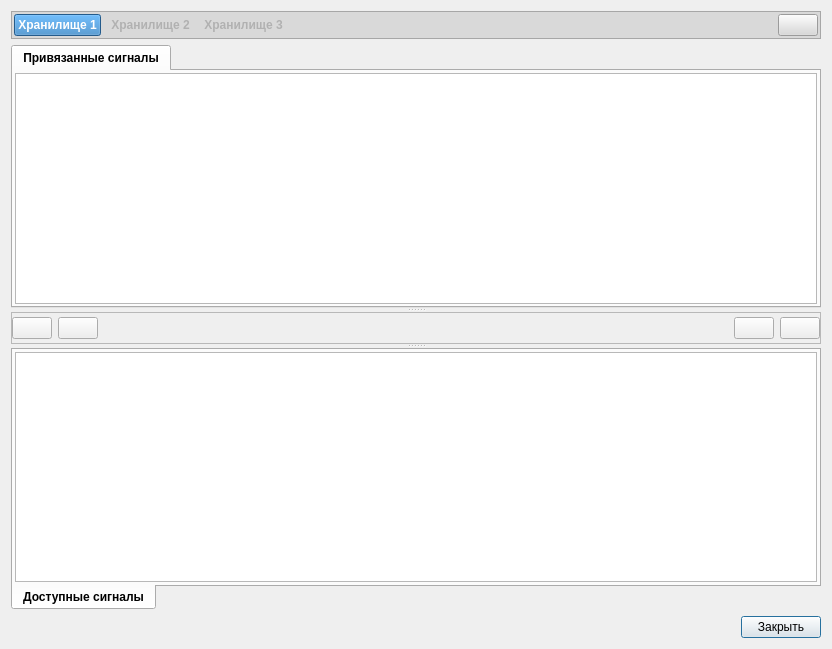
<?xml version="1.0" encoding="UTF-8"?>
<ui version="4.0">
 <class>SvStorageListDialog</class>
 <widget class="QDialog" name="SvStorageListDialog">
  <property name="geometry">
   <rect>
    <x>0</x>
    <y>0</y>
    <width>832</width>
    <height>649</height>
   </rect>
  </property>
  <property name="windowTitle">
   <string>Dialog</string>
  </property>
  <property name="windowIcon">
   <iconset resource="res.qrc">
    <normaloff>:/signals/icons/3systemconfigsamba_103331.ico</normaloff>:/signals/icons/3systemconfigsamba_103331.ico</iconset>
  </property>
  <layout class="QVBoxLayout" name="verticalLayout_2">
   <item>
    <widget class="QFrame" name="frameLabel">
     <property name="styleSheet">
      <string notr="true">background-color: rgb(217, 217, 217);</string>
     </property>
     <property name="frameShape">
      <enum>QFrame::StyledPanel</enum>
     </property>
     <property name="frameShadow">
      <enum>QFrame::Raised</enum>
     </property>
     <layout class="QHBoxLayout" name="horizontalLayout_4">
      <property name="leftMargin">
       <number>2</number>
      </property>
      <property name="topMargin">
       <number>2</number>
      </property>
      <property name="rightMargin">
       <number>2</number>
      </property>
      <property name="bottomMargin">
       <number>2</number>
      </property>
      <item>
       <widget class="QPushButton" name="bnStorage0">
        <property name="font">
         <font>
          <weight>75</weight>
          <bold>true</bold>
         </font>
        </property>
        <property name="styleSheet">
         <string notr="true">color: rgb(255, 255, 255);
background-color: rgb(51, 128, 194);</string>
        </property>
        <property name="text">
         <string>Хранилище 1</string>
        </property>
        <property name="checked">
         <bool>false</bool>
        </property>
       </widget>
      </item>
      <item>
       <widget class="QPushButton" name="bnStorage1">
        <property name="font">
         <font>
          <weight>75</weight>
          <bold>true</bold>
         </font>
        </property>
        <property name="styleSheet">
         <string notr="true">color: rgb(177, 177, 177);</string>
        </property>
        <property name="text">
         <string>Хранилище 2</string>
        </property>
        <property name="flat">
         <bool>true</bool>
        </property>
       </widget>
      </item>
      <item>
       <widget class="QPushButton" name="bnStorage2">
        <property name="font">
         <font>
          <weight>75</weight>
          <bold>true</bold>
         </font>
        </property>
        <property name="styleSheet">
         <string notr="true">color: rgb(177, 177, 177);</string>
        </property>
        <property name="text">
         <string>Хранилище 3</string>
        </property>
        <property name="flat">
         <bool>true</bool>
        </property>
       </widget>
      </item>
      <item>
       <spacer name="horizontalSpacer_3">
        <property name="orientation">
         <enum>Qt::Horizontal</enum>
        </property>
        <property name="sizeHint" stdset="0">
         <size>
          <width>338</width>
          <height>20</height>
         </size>
        </property>
       </spacer>
      </item>
      <item>
       <widget class="QPushButton" name="bnTuning">
        <property name="text">
         <string/>
        </property>
        <property name="icon">
         <iconset resource="res.qrc">
          <normaloff>:/signals/icons/maintenance.ico</normaloff>:/signals/icons/maintenance.ico</iconset>
        </property>
        <property name="flat">
         <bool>false</bool>
        </property>
       </widget>
      </item>
     </layout>
    </widget>
   </item>
   <item>
    <widget class="QSplitter" name="splitter">
     <property name="orientation">
      <enum>Qt::Vertical</enum>
     </property>
     <widget class="QTabWidget" name="tabCurrent">
      <property name="font">
       <font>
        <weight>75</weight>
        <bold>true</bold>
       </font>
      </property>
      <property name="tabPosition">
       <enum>QTabWidget::North</enum>
      </property>
      <property name="currentIndex">
       <number>0</number>
      </property>
      <widget class="QWidget" name="tab_3">
       <attribute name="title">
        <string>Привязанные сигналы</string>
       </attribute>
       <layout class="QVBoxLayout" name="verticalLayout_3">
        <property name="leftMargin">
         <number>2</number>
        </property>
        <property name="topMargin">
         <number>2</number>
        </property>
        <property name="rightMargin">
         <number>2</number>
        </property>
        <property name="bottomMargin">
         <number>2</number>
        </property>
        <item>
         <widget class="QTableView" name="tableCurrent">
          <property name="styleSheet">
           <string notr="true">color: rgb(177, 177, 177);</string>
          </property>
          <property name="editTriggers">
           <set>QAbstractItemView::NoEditTriggers</set>
          </property>
          <property name="selectionMode">
           <enum>QAbstractItemView::ContiguousSelection</enum>
          </property>
          <property name="selectionBehavior">
           <enum>QAbstractItemView::SelectRows</enum>
          </property>
         </widget>
        </item>
       </layout>
      </widget>
     </widget>
     <widget class="QFrame" name="frameButtons">
      <property name="sizePolicy">
       <sizepolicy hsizetype="Preferred" vsizetype="Fixed">
        <horstretch>0</horstretch>
        <verstretch>0</verstretch>
       </sizepolicy>
      </property>
      <property name="minimumSize">
       <size>
        <width>0</width>
        <height>32</height>
       </size>
      </property>
      <property name="maximumSize">
       <size>
        <width>16777215</width>
        <height>32</height>
       </size>
      </property>
      <property name="frameShape">
       <enum>QFrame::StyledPanel</enum>
      </property>
      <property name="frameShadow">
       <enum>QFrame::Raised</enum>
      </property>
      <layout class="QHBoxLayout" name="horizontalLayout_2">
       <property name="spacing">
        <number>6</number>
       </property>
       <property name="leftMargin">
        <number>0</number>
       </property>
       <property name="topMargin">
        <number>0</number>
       </property>
       <property name="rightMargin">
        <number>0</number>
       </property>
       <property name="bottomMargin">
        <number>0</number>
       </property>
       <item>
        <widget class="QPushButton" name="bnRemoveAll">
         <property name="text">
          <string/>
         </property>
         <property name="icon">
          <iconset resource="res.qrc">
           <normaloff>:/signals/icons/one_down.ico</normaloff>:/signals/icons/one_down.ico</iconset>
         </property>
        </widget>
       </item>
       <item>
        <widget class="QPushButton" name="bnRemoveSelected">
         <property name="text">
          <string/>
         </property>
         <property name="icon">
          <iconset resource="res.qrc">
           <normaloff>:/signals/icons/all_down.ico</normaloff>:/signals/icons/all_down.ico</iconset>
         </property>
        </widget>
       </item>
       <item>
        <spacer name="horizontalSpacer_5">
         <property name="orientation">
          <enum>Qt::Horizontal</enum>
         </property>
         <property name="sizeHint" stdset="0">
          <size>
           <width>663</width>
           <height>20</height>
          </size>
         </property>
        </spacer>
       </item>
       <item>
        <widget class="QPushButton" name="bnAddSelected">
         <property name="text">
          <string/>
         </property>
         <property name="icon">
          <iconset resource="res.qrc">
           <normaloff>:/signals/icons/all_up.ico</normaloff>:/signals/icons/all_up.ico</iconset>
         </property>
        </widget>
       </item>
       <item>
        <widget class="QPushButton" name="bnAddAll">
         <property name="text">
          <string/>
         </property>
         <property name="icon">
          <iconset resource="res.qrc">
           <normaloff>:/signals/icons/one_up.ico</normaloff>:/signals/icons/one_up.ico</iconset>
         </property>
        </widget>
       </item>
      </layout>
     </widget>
     <widget class="QTabWidget" name="tabAvailable">
      <property name="font">
       <font>
        <weight>75</weight>
        <bold>true</bold>
       </font>
      </property>
      <property name="tabPosition">
       <enum>QTabWidget::South</enum>
      </property>
      <property name="currentIndex">
       <number>0</number>
      </property>
      <widget class="QWidget" name="tab">
       <attribute name="title">
        <string>Доступные сигналы</string>
       </attribute>
       <layout class="QVBoxLayout" name="verticalLayout">
        <property name="spacing">
         <number>2</number>
        </property>
        <property name="leftMargin">
         <number>2</number>
        </property>
        <property name="topMargin">
         <number>2</number>
        </property>
        <property name="rightMargin">
         <number>2</number>
        </property>
        <property name="bottomMargin">
         <number>2</number>
        </property>
        <item>
         <widget class="QTableView" name="tableAvailable">
          <property name="editTriggers">
           <set>QAbstractItemView::NoEditTriggers</set>
          </property>
          <property name="selectionMode">
           <enum>QAbstractItemView::ContiguousSelection</enum>
          </property>
          <property name="selectionBehavior">
           <enum>QAbstractItemView::SelectRows</enum>
          </property>
         </widget>
        </item>
       </layout>
      </widget>
     </widget>
    </widget>
   </item>
   <item>
    <layout class="QHBoxLayout" name="horizontalLayout">
     <item>
      <spacer name="hSpacerButtons">
       <property name="orientation">
        <enum>Qt::Horizontal</enum>
       </property>
       <property name="sizeType">
        <enum>QSizePolicy::Expanding</enum>
       </property>
       <property name="sizeHint" stdset="0">
        <size>
         <width>40</width>
         <height>20</height>
        </size>
       </property>
      </spacer>
     </item>
     <item>
      <widget class="QPushButton" name="bnSave">
       <property name="sizePolicy">
        <sizepolicy hsizetype="Fixed" vsizetype="Fixed">
         <horstretch>0</horstretch>
         <verstretch>0</verstretch>
        </sizepolicy>
       </property>
       <property name="maximumSize">
        <size>
         <width>80</width>
         <height>16777215</height>
        </size>
       </property>
       <property name="text">
        <string>Закрыть</string>
       </property>
       <property name="default">
        <bool>true</bool>
       </property>
      </widget>
     </item>
    </layout>
   </item>
  </layout>
 </widget>
 <resources>
  <include location="res.qrc"/>
 </resources>
 <connections/>
</ui>
